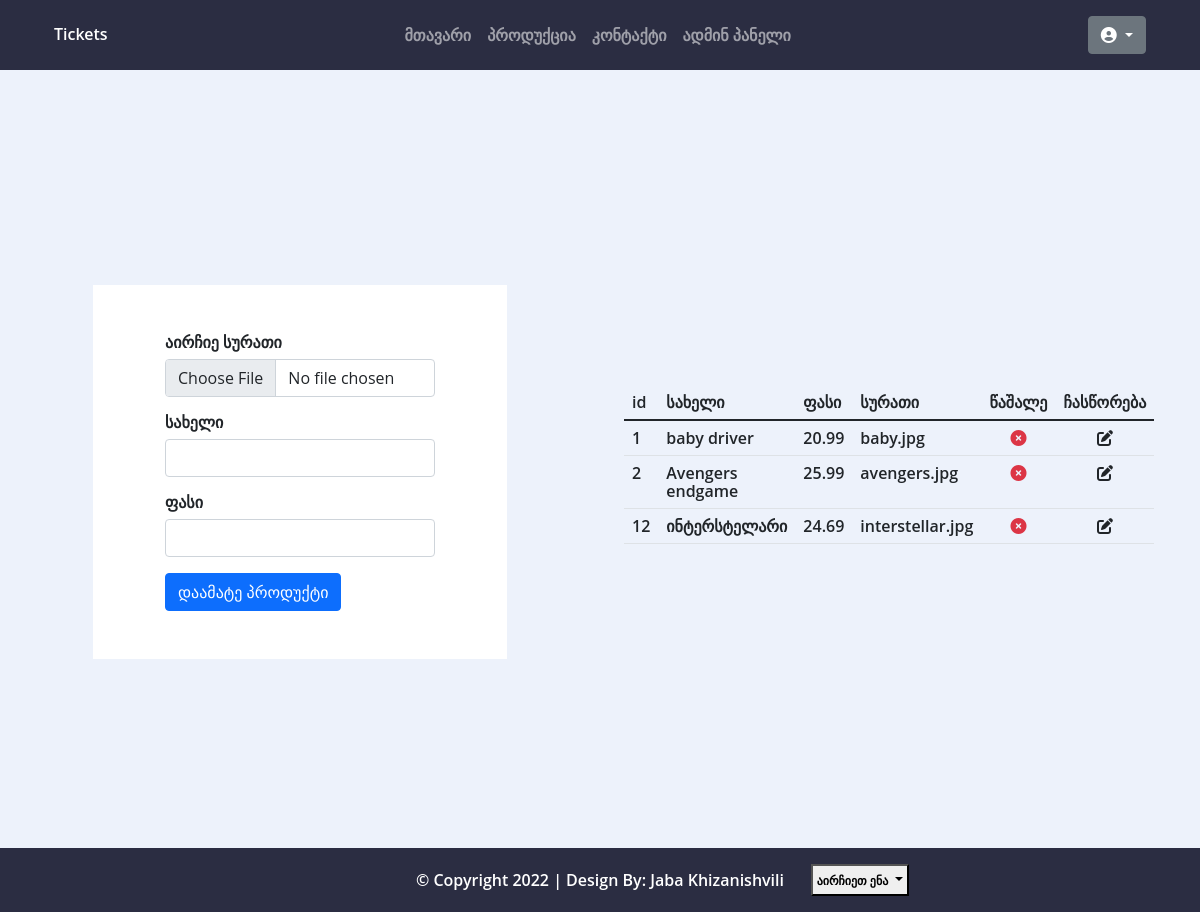
/addproduct.php (signed in), run on the app's committed database.
### tables this page shows
CREATE TABLE `products` (
  `id` int(11) NOT NULL,
  `name` varchar(50) NOT NULL,
  `price` float NOT NULL,
  `img` text NOT NULL,
  `products_category` int(11) NOT NULL
);

### addproduct.php (the view, shortened to what this page needs)
<?php
include 'navbar.php';
$conn = new PDO("mysql:host=localhost;dbname=finalproject", 'root', '');
$conn->setAttribute(PDO::ATTR_ERRMODE, PDO::ERRMODE_EXCEPTION);
$stmt = $conn->prepare("SELECT * FROM products WHERE 1");
$stmt->execute();
$orders = $stmt->fetchAll(PDO::FETCH_ASSOC);
?>
<main>
    <div class="container-fluid row row-cols-2">
        <section style="height:100vh" class="col mt-5 pt-5 d-flex justify-content-center flex-column align-items-center">
            <form action="addproductsaction.php" class="w-75 bg-white pt-5 p-5 d-flex flex-column justify-content-center" style="max-height:400px" method="post" enctype="multipart/form-data">
                <div class="container">
                    <div class="mb-3">
                        <label for="formFile" class="form-label">აირჩიე სურათი</label>
                        <input class="form-control" type="file" id="formFile" name="fileToUpload" required>
                    </div>
                    <div class="mb-3">
                        <label for="formFile" class="form-label">სახელი</label>
                        <input class="form-control" type="text" id="formFile" name="name" required>
                    </div>
                    <div class="mb-3">
                        <label for="formFile" class="form-label">ფასი</label>
                        <input class="form-control" type="number" step=any id="formFile" name="price" required>
                    </div>
                    <input type="submit" value="დაამატე პროდუქტი" class="btn btn-primary">
                </div>
            </form>
        </section>
        <div class="col mt-5 pt-5 d-flex justify-content-center  align-items-center">
            <div class="container">
                <table class="table table-white">
                    <thead>
                        <tr>
                            <th scope="col">id</th>
                            <th scope="col">სახელი</th>
                            <th scope="col">ფასი</th>
                            <th scope="col">სურათი</th>
                            <th scope="col">წაშალე</th>
                            <th scope="col">ჩასწორება</th>
                        </tr>
                    </thead>
                    <tbody>
                        <?php
                        foreach ($orders as $val) {
                            $id = $val['id'];
                        ?>
                            <tr>
                                <td><?= $val['id'] ?></td>
                                <td class="product-name"><?= $val['name'] ?></td>
                                <td><?= $val['price'] ?></td>
                                <td><?= $val['img'] ?></td>
                                <td class="text-center"> <a href="delproduct.php?id=<?= $id ?>" class="text-center"><i class="fas fa-times-circle text-danger"></i></a> </td>
                                <td class="text-center"><a href="editproduct.php?id=<?= $id ?>"><i style="cursor:pointer" class="fas fa-edit productedit"></i></a></td>
                            </tr>
                        <?php
                        }
                        ?>
                    </tbody>
                </table>
            </div>
        </div>
    </div>
</main>
<?php
include 'footer.php';
?>

### style.css (style rules this page uses)
* { margin: 0; padding: 0; box-sizing: border-box; font: 600 16px/18px 'Open Sans', sans-serif; }
body { background: #edf2fb !important; }
a { color: inherit; text-decoration: none }

### navbar.php (style rules this page uses)
input::placeholder { color: red !important; font-size: 1em; }

### data on the page
products: id "1", name "baby driver", price "20.99", img "baby.jpg"
products: id "2", name "Avengers endgame", price "25.99", img "avengers.jpg"
products: id "12", name "ინტერსტელარი", price "24.69", img "interstellar.jpg"

### other printed values
$language[$lang]['home'] "მთავარი"
$language[$lang]['products'] "პროდუქცია"
$language[$lang]['contact'] "კონტაქტი"
$language[$lang]['choose'] "აირჩიეთ ენა"
